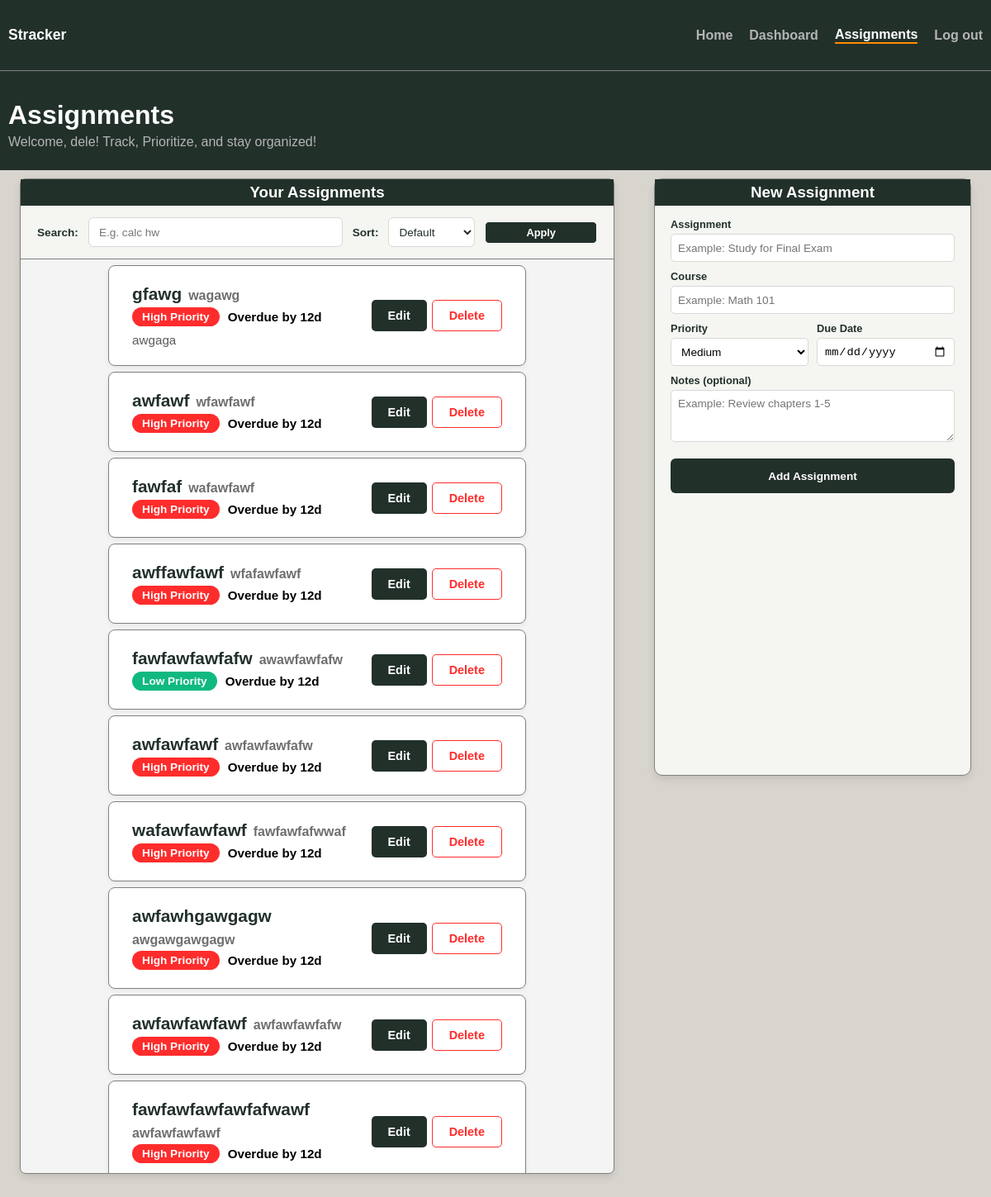
/assignments (signed in), run on an earlier commit of the app's database.
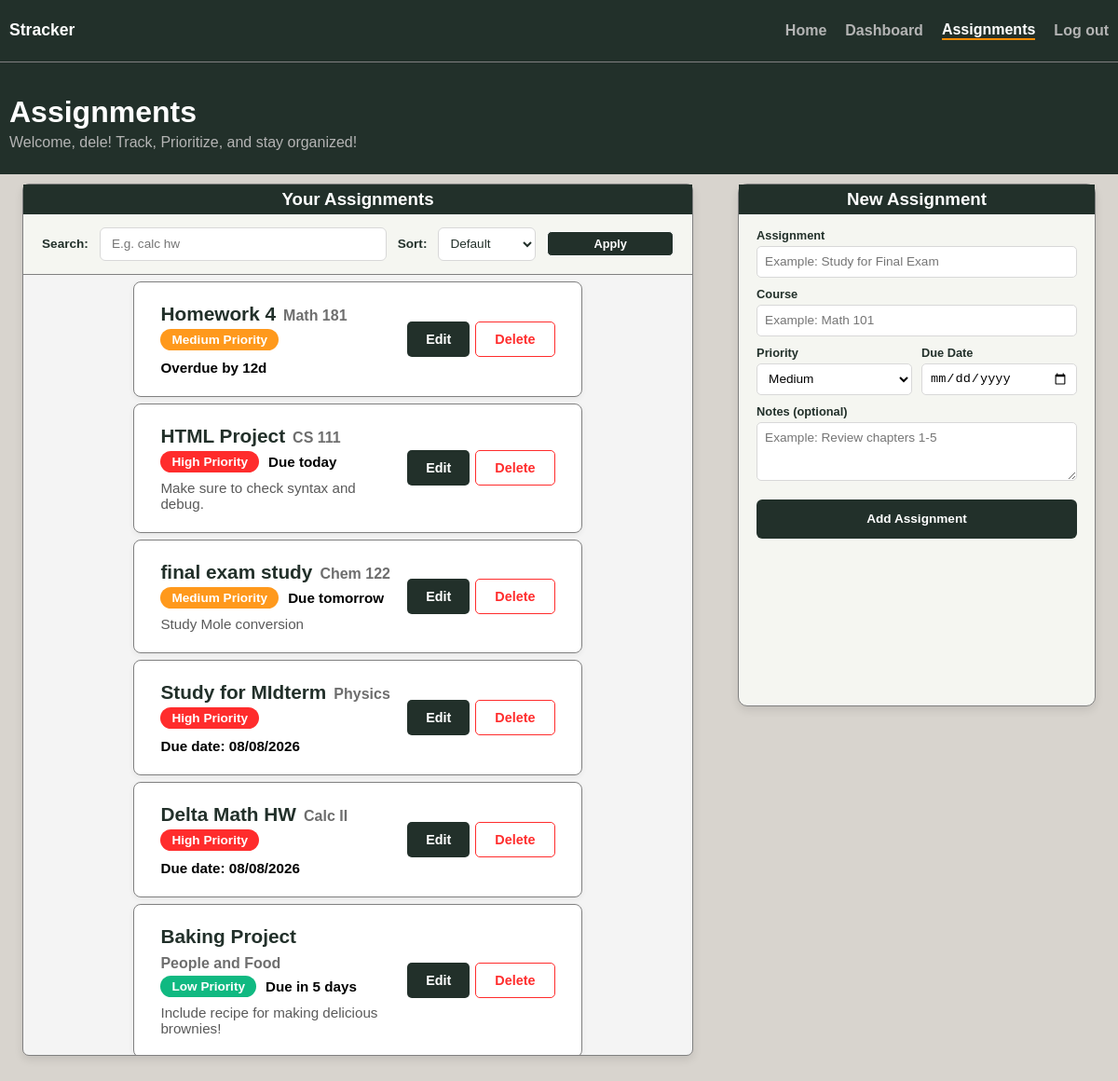
And on a later commit of the database.
### app/models.py (models this page shows, shortened)
class Assignment(db.Model):
    id = db.Column(db.Integer, primary_key=True)
    name = db.Column(db.String(150))
    course = db.Column(db.String(150))
    priority = db.Column(db.String(10))
    due_date = db.Column(db.Date)
    notes = db.Column(db.String(1000))
    completion_status = db.Column(db.Boolean, default=False)
    student = db.Column(db.Integer, db.ForeignKey('user.id'))
    def days_until_due(self):
        try:
            return (self.due_date - date.today()).days
        except ValueError:
            return 9999
    def due_label(self):
        days = self.days_until_due()
        if self.completion_status:
            return "Completed"
        elif days < -1:
            return f"Overdue by {abs(days)}d"
        elif days == -1:
            return f"Due yesterday"
        elif days == 0:
            return "Due today"
        elif days == 1:
            return "Due tomorrow"
        elif 1 < days <= 6:
            return f"Due in {days} days"
        elif days ==7:
            return "Due in 1 week"
        else:
            return f"Due date: {self.due_date.strftime('%m/%d/%Y')}"

### app/dashboard/routes.py (the view, shortened to what this page needs)
@views.route("/assignments", methods = ["GET", "POST"])
@login_required
def assignments():
    search_query = request.args.get("search", "").strip()
    sort_by = request.args.get("sorting-method", "Default")
    query = Assignment.query.filter_by(student=current_user.id)
    if search_query:
        query = query.filter(Assignment.name.ilike(f"%{search_query}%"))
    if sort_by == "Due Date":
        query = query.order_by(Assignment.due_date)
    elif sort_by == "Name":
        query = query.order_by(Assignment.name)
    elif sort_by == "Course":
        query = query.order_by(Assignment.course)
    elif sort_by == "Completed":
        query = query.filter(Assignment.completion_status.is_(True))
    elif sort_by == "Incomplete":
        query = query.filter(Assignment.completion_status.is_(False))
    assignments = query.all()
    return render_template("assignments.html", user=current_user, assignments = assignments)

### app/__init__.py (called while the page is built)
def create_app():
    app = Flask(__name__)
    app.config['SECRET_KEY'] = os.environ.get("SECRET_KEY")
    app.config['SQLALCHEMY_DATABASE_URI'] = DATABASE_URL or 'sqlite:///database.db'
    db.init_app(app)
    from app.auth.routes import auth
    from app.dashboard.routes import views
    app.register_blueprint(auth, url_prefix="/auth")
    app.register_blueprint(views, url_prefix="/")
    from .models import User, Assignment
    login_manager = LoginManager()
    login_manager.login_view = "auth.login"
    login_manager.init_app(app)
    @login_manager.user_loader
    def load_user(id):
        return User.query.get(int(id))
    if not path.exists('app/' + "database.db"):
        with app.app_context():
            db.create_all()
        print('Created Database!')
    return app

### app/templates/assignments.html (shortened to what the changed rows need)
{% extends "index.html" %}
{% block content %}
    <header>
        <h1>Assignments</h1>
    </header>
    <div class="parent-assignment-container">
        <div class="assignments-container box-shadow">
            <div class="assignments-list">
                <ul id="assignments">
                {% for assignment in assignments %}
                    <li class="assignment priority-{{ assignment.priority|lower }}">
                        <div class="assignment-main">
                            <div class="assignment-header">
                                <span class="assignment-name">{{ assignment.name }}</span>
                                <span class="assignment-course">{{ assignment.course }}</span>
                            </div>
                            <div class="assignment-meta">
                                <span class="priority-badge priority-{{ assignment.priority|lower }}">{{ assignment.priority }} Priority</span>
                                <span class="assignment-due">{{ assignment.due_label() }}</span>
                            </div>
                            {% if assignment.notes %}
                            <p class="assignment-notes">{{ assignment.notes }}</p>
                            {% endif %}
                        </div>
                        <div class="assignment-actions">
                            <input type="button" class="btn btn-edit" value="Edit" onclick="window.location.href='/edit-assignment/{{ assignment.id }}'">
                            <form method="POST" action="/delete-assignment/{{ assignment.id }}" style="display: inline;">
                                <input type="submit" class="btn btn-delete" value="Delete">
                            </form>
                        </div>
                    </li>
                {% endfor %}
                </ul>
            </div>
        </div>
    </div>
{% endblock %}

What changed in the data, as far as the page shows it:
removed Assignment: name "fawfaf", course "wafawfawf", priority "High", due_label "Overdue by 12d"
removed Assignment: name "fawfawfawfafw", course "awawfawfafw", priority "Low", due_label "Overdue by 12d"
removed Assignment: name "awfawfawf", course "awfawfawfafw", priority "High", due_label "Overdue by 12d"
removed Assignment: name "wafawfawfawf", course "fawfawfafwwaf", priority "High", due_label "Overdue by 12d"
removed Assignment: name "awfawhgawgagw", course "awgawgawgagw", priority "High", due_label "Overdue by 12d"
removed Assignment: name "awfawfawfawf", course "awfawfawfafw", priority "High", due_label "Overdue by 12d"
removed Assignment: name "fawfawfawfawfafwawf", course "awfawfawfawf", priority "High", due_label "Overdue by 12d"
changed Assignment "Overdue by 12d": name "gfawg" → "Homework 4"; course "wagawg" → "Math 181"; priority "High" → "Medium"; notes "awgaga" → (not shown)
changed Assignment: name "awfawf" → "HTML Project"; course "wfawfawf" → "CS 111"; due_label "Overdue by 12d" → "Due today"; notes (not shown) → "Make sure to check syntax and debug."
added Assignment: name "final exam study", course "Chem 122", priority "Medium", due_label "Due tomorrow", notes "Study Mole conversion"
changed Assignment: name "awffawfawf" → "Study for MIdterm"; course "wfafawfawf" → "Physics"; due_label "Overdue by 12d" → "Due date: 08/08/2026"
added Assignment: name "Delta Math HW", course "Calc II", priority "High", due_label "Due date: 08/08/2026"
added Assignment: name "Baking Project", course "People and Food", priority "Low", due_label "Due in 5 days", notes "Include recipe for making delicious brownies!"
